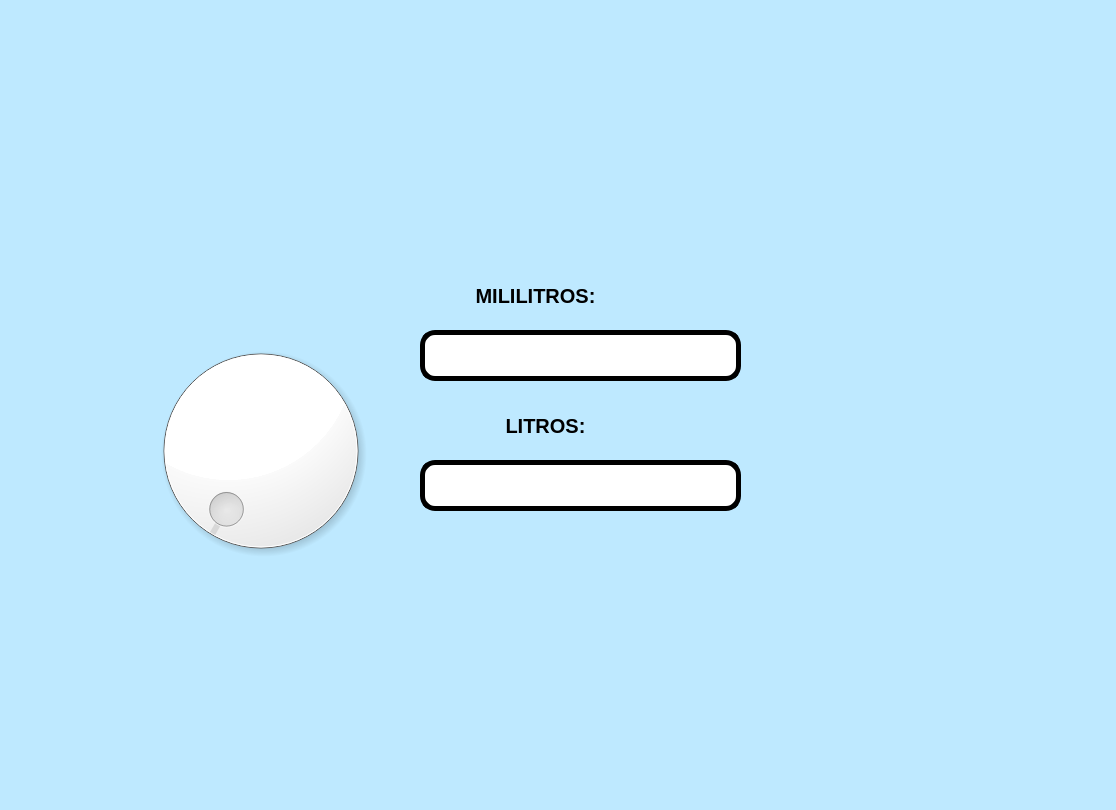
<?xml version="1.0" encoding="UTF-8"?>
<ui version="4.0">
 <class>MainWindow</class>
 <widget class="QMainWindow" name="MainWindow">
  <property name="geometry">
   <rect>
    <x>0</x>
    <y>0</y>
    <width>1116</width>
    <height>810</height>
   </rect>
  </property>
  <property name="windowTitle">
   <string>MainWindow</string>
  </property>
  <property name="styleSheet">
   <string notr="true">background-color: rgb(190, 233, 255);</string>
  </property>
  <widget class="QWidget" name="centralwidget">
   <widget class="QLabel" name="imagen">
    <property name="geometry">
     <rect>
      <x>50</x>
      <y>30</y>
      <width>221</width>
      <height>181</height>
     </rect>
    </property>
    <property name="styleSheet">
     <string notr="true"/>
    </property>
    <property name="text">
     <string/>
    </property>
    <property name="pixmap">
     <pixmap resource="../Archivos/Recursos.qrc">:/ejercicios/elyochi.jpg</pixmap>
    </property>
    <property name="scaledContents">
     <bool>true</bool>
    </property>
   </widget>
   <widget class="QLabel" name="imagen_3">
    <property name="geometry">
     <rect>
      <x>820</x>
      <y>480</y>
      <width>251</width>
      <height>221</height>
     </rect>
    </property>
    <property name="styleSheet">
     <string notr="true"/>
    </property>
    <property name="text">
     <string/>
    </property>
    <property name="pixmap">
     <pixmap resource="../Archivos/Recursos.qrc">:/ejercicios/wero.jpg</pixmap>
    </property>
    <property name="scaledContents">
     <bool>true</bool>
    </property>
   </widget>
   <widget class="QDial" name="dial">
    <property name="geometry">
     <rect>
      <x>140</x>
      <y>310</y>
      <width>241</width>
      <height>281</height>
     </rect>
    </property>
    <property name="styleSheet">
     <string notr="true">color: rgb(255, 255, 255);
background-color: rgb(255, 255, 255);</string>
    </property>
   </widget>
   <widget class="QLabel" name="label">
    <property name="geometry">
     <rect>
      <x>450</x>
      <y>280</y>
      <width>171</width>
      <height>31</height>
     </rect>
    </property>
    <property name="font">
     <font>
      <pointsize>15</pointsize>
      <weight>75</weight>
      <bold>true</bold>
     </font>
    </property>
    <property name="text">
     <string>MILILITROS:</string>
    </property>
    <property name="alignment">
     <set>Qt::AlignCenter</set>
    </property>
   </widget>
   <widget class="QLineEdit" name="txt_mililitros">
    <property name="geometry">
     <rect>
      <x>420</x>
      <y>330</y>
      <width>321</width>
      <height>51</height>
     </rect>
    </property>
    <property name="font">
     <font>
      <pointsize>15</pointsize>
      <weight>75</weight>
      <bold>true</bold>
     </font>
    </property>
    <property name="styleSheet">
     <string notr="true">border-radius: 15px;
background-color: rgb(255, 255, 255);
border:  5px solid black;
</string>
    </property>
    <property name="text">
     <string/>
    </property>
    <property name="alignment">
     <set>Qt::AlignCenter</set>
    </property>
   </widget>
   <widget class="QLabel" name="label_2">
    <property name="geometry">
     <rect>
      <x>820</x>
      <y>30</y>
      <width>221</width>
      <height>171</height>
     </rect>
    </property>
    <property name="text">
     <string/>
    </property>
    <property name="pixmap">
     <pixmap resource="../Archivos/Recursos.qrc">:/ejercicios/kaldo.jpg</pixmap>
    </property>
    <property name="scaledContents">
     <bool>true</bool>
    </property>
   </widget>
   <widget class="QLineEdit" name="txt_litros">
    <property name="geometry">
     <rect>
      <x>420</x>
      <y>460</y>
      <width>321</width>
      <height>51</height>
     </rect>
    </property>
    <property name="font">
     <font>
      <pointsize>15</pointsize>
      <weight>75</weight>
      <bold>true</bold>
     </font>
    </property>
    <property name="styleSheet">
     <string notr="true">border-radius: 15px;
background-color: rgb(255, 255, 255);
border:  5px solid black;
</string>
    </property>
    <property name="text">
     <string/>
    </property>
    <property name="alignment">
     <set>Qt::AlignCenter</set>
    </property>
   </widget>
   <widget class="QLabel" name="label_3">
    <property name="geometry">
     <rect>
      <x>430</x>
      <y>410</y>
      <width>231</width>
      <height>31</height>
     </rect>
    </property>
    <property name="font">
     <font>
      <pointsize>15</pointsize>
      <weight>75</weight>
      <bold>true</bold>
     </font>
    </property>
    <property name="text">
     <string>LITROS:</string>
    </property>
    <property name="alignment">
     <set>Qt::AlignCenter</set>
    </property>
   </widget>
  </widget>
  <widget class="QMenuBar" name="menubar">
   <property name="geometry">
    <rect>
     <x>0</x>
     <y>0</y>
     <width>1116</width>
     <height>26</height>
    </rect>
   </property>
  </widget>
  <widget class="QStatusBar" name="statusbar"/>
 </widget>
 <resources>
  <include location="../Archivos/Recursos.qrc"/>
 </resources>
 <connections/>
</ui>
